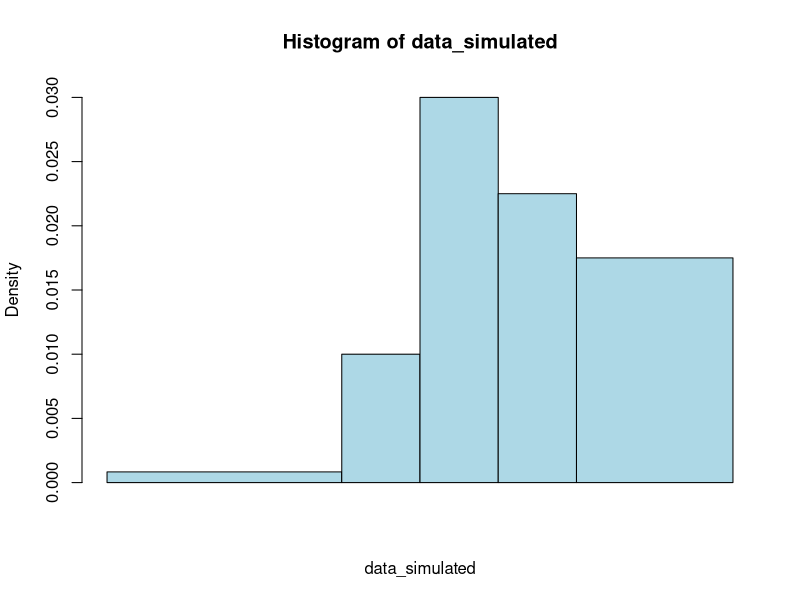

Recreate this plot in R.
#Create vectors with data from the table
intervals <- c("(20, 50]", "(50, 60]", "(60, 70]", "(70, 80]", "(80, 100]")
xi <- c(35, 55, 65, 75, 90)
ni <- c(2, 8, 24, 18, 28)
a_i <- c(30, 10, 10, 10, 20)


N <- sum(ni)
Ni <- cumsum(ni)
fi <- ni / N
Fi <- cumsum(fi)
hi <- ni / a_i


#Construct table structured as Data Frame
freq_table <- data.frame(
  Interval = intervals, 
  Class = xi, 
  Frec_Abs = ni, 
  Frec_Acum = Ni, 
  Freq_Rel = fi, 
  Freq_Rel_Acum = Fi, 
  Amplitud = a_i, 
  Densidad = round(hi, 3)
)


print(freq_table)


#Generate histogram for intervals
#We define the limits of each interval 
limits <- c(20, 50, 60, 70, 80, 100)

data_simulated <- rep(xi, times = ni)

hist(data_simulated, 
     breaks = limits, 
     freq = FALSE, 
     col = "lightblue", 
     border = "black", 
     xaxt = "n")
